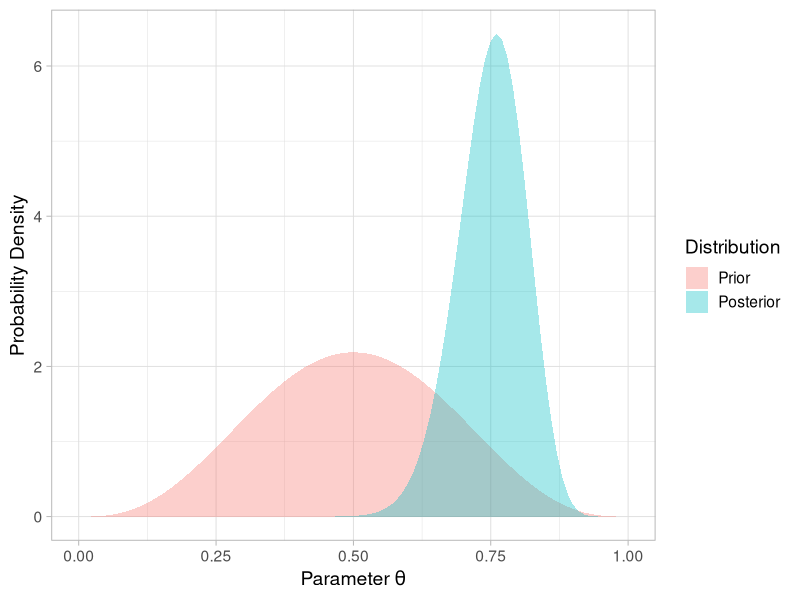

This figure's R source:
library(ggplot2)

# Function to obtain the Posterior distribution for the Binomial-Beta Model
bayes_binomial <- function(successes, failures, prior_alpha, prior_beta){
  # Parameter of the Posterior
  aprime <- prior_alpha + successes
  bprime <- prior_beta + failures
  
  # Estimator for theta
  schaetzer <- aprime / (aprime + bprime)
  ci <- qbeta(c(0.025, 0.975), aprime, bprime)
  
  # Plot
  cols <- hcl(h = seq(15, 375
                      , length = 3)
              , l = 65, c = 100)[1:2]
  p <- ggplot(data.frame(x = 1), aes(x = x)) + 
    xlim(c(0, 1)) +
    stat_function(fun = dbeta
                  , args = list(prior_alpha, prior_beta)
                  , geom = "area", alpha = 0.35, aes(fill = 'Prior')) + 
    stat_function(fun = dbeta
                  , args = list(aprime, bprime)
                  , geom = "area", alpha = 0.35, aes(fill = 'Posterior')) + 
    scale_fill_manual(name='Distribution',
                      breaks=c('Prior', 'Posterior'),
                      values=c('Prior' = cols[1], 'Posterior' = cols[2])) +
    xlab(expression("Parameter" ~ theta)) +
    ylab("Probability Density") +
    theme_light(base_size = 14)
  
  return(list("estimate" = schaetzer, "ci" = ci, "p" = p))
}


posterior1 <- 
  bayes_binomial(successes = 32
                 , failures = 8
                 , prior_alpha = 4
                 , prior_beta = 4)

posterior1$estimate; posterior1$ci
posterior1$p